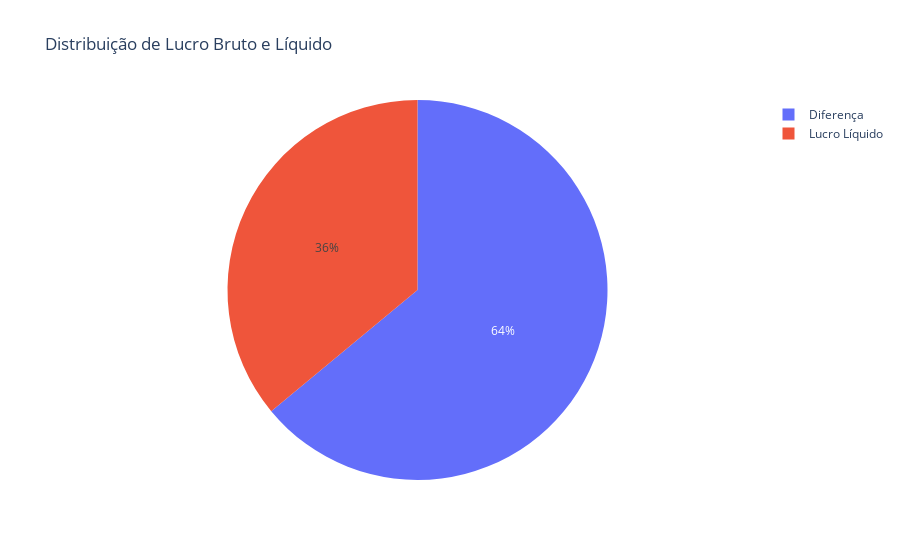

Source (notebook cell):
### Markdown cell above
### Aprofundando mais em um exemplo desta lista, podemos ver que o filme "Baahubali 2: The Conclusion" possui a maior discrepância de todas, em relação aos dois valores

### Code cell
# Fazendo o calculo da diferença entre o lucro bruto e o líquido do filme Baahubali 2.

x = top10.at[1, 'Lucro Bruto']
print(x)
y = top10.at[1, 'Lucro Líquido']
z = x - y
print("Valor da diferença entre o lucro bruto e líquido:", z)

# Demonstrando isso por meio de um gráfico

data = {'Categoria': ['Lucro Líquido', 'Diferença'],
        'Valor': [y, z]}

df = pd.DataFrame(data)

grafico4 = px.pie(df, names='Categoria', values='Valor', title='Distribuição de Lucro Bruto e Líquido')

grafico4.show()

### Figure 1 — Plotly figure (JSON) as saved in the notebook; plotly's stock layout.template omitted (floating-point values rounded to 4 significant figures)
{"data": [{"domain": {"x": [0, 1], "y": [0, 1]}, "hovertemplate": "Categoria=%{label}<br>Valor=%{value}<extra></extra>", "labels": ["Lucro Líquido", "Diferença"], "legendgroup": "", "name": "", "showlegend": true, "type": "pie", "values": [5100000000, 9060000000]}], "layout": {"legend": {"tracegroupgap": 0}, "title": {"text": "Distribuição de Lucro Bruto e Líquido"}}}
